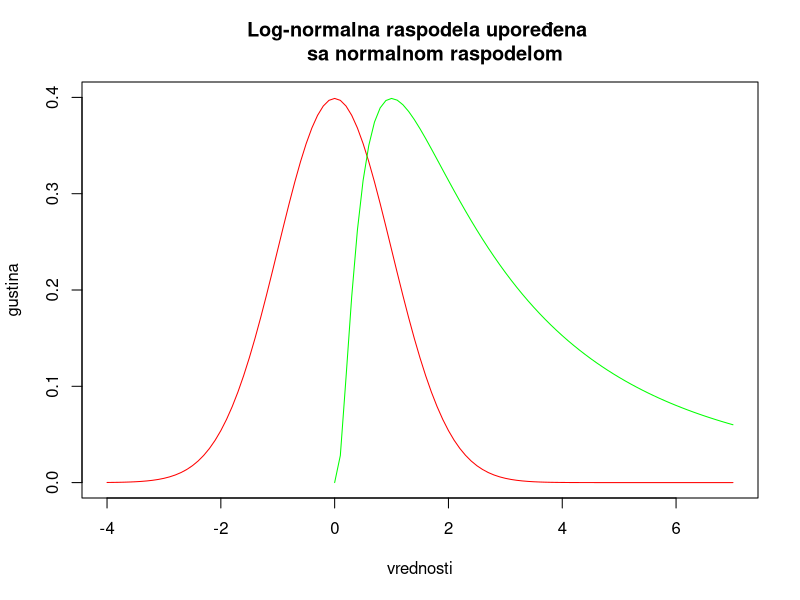

Source code (R):
n_1 =c(seq(-4,7,0.1))
n_2 = c(seq(0,7,0.1))

#expon. transforma.
ln_2 = log(n_2)

normalna = dnorm(n_1)
#log normalna
lognormalna = dnorm(ln_2)

plot(n_1,normalna, col="red",ylim =c(0,0.4), xlim = c(-4,7), type="l", main = "Log-normalna raspodela upoređena 
     sa normalnom raspodelom", ylab="gustina", xlab="vrednosti")
lines(n_2, lognormalna, col="green", ylim =c(0,0.4), xlim = c(-4,7), type="l")





